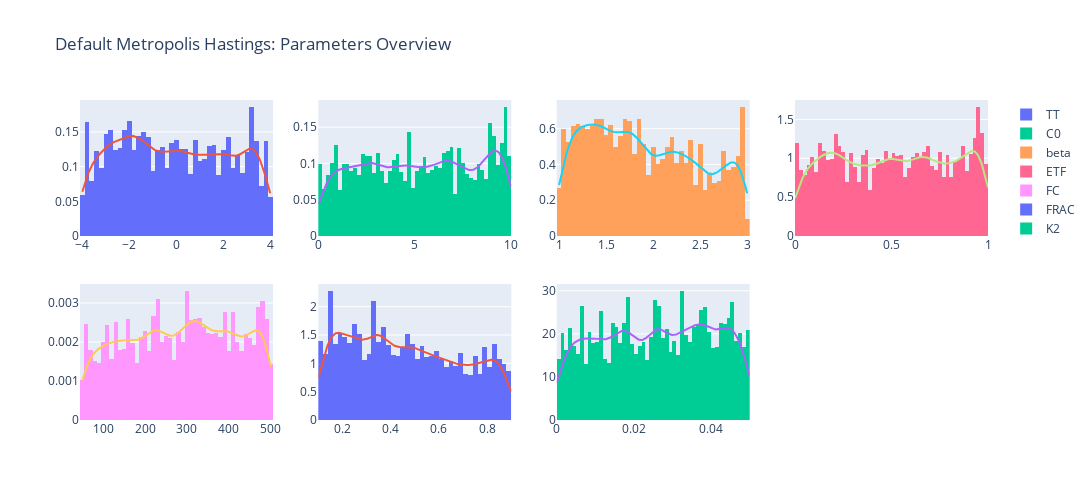

The notebook cell this image was saved under:
### Markdown cell above
# Plotting

### Code cell
fig = make_subplots(rows=2, cols=4)

# Histogram and KDE
for i, col in enumerate(samples.columns):
    row = (i // 4) + 1
    col_idx = (i % 4) + 1

    # Histogram
    fig.add_trace(
        go.Histogram(x=samples[col], name=col, histnorm="probability density"),
        row=row,
        col=col_idx,
    )

    # KDE calculation
    kde = gaussian_kde(samples[col])
    x_values = np.linspace(samples[col].min(), samples[col].max(), 300)
    kde_values = kde(x_values)
    fig.add_trace(
        go.Scatter(
            x=x_values, y=kde_values, mode="lines", name=f"KDE {col}", showlegend=False
        ),
        row=row,
        col=col_idx,
    )

# Update layout
fig.update_layout(
    height=500,
    width=1200,
    title_text="Default Metropolis Hastings: Parameters Overview",
)
fig.show()

### Figure 1 — Plotly figure (JSON) as saved in the notebook; plotly's stock layout.template omitted (floating-point values rounded to 4 significant figures; data arrays with more than 128 entries replaced by an {"elided": "..."} marker saying what was removed)
{"data": [{"histnorm": "probability density", "name": "TT", "type": "histogram", "x": {"elided": "8001 float values"}, "xaxis": "x", "yaxis": "y"}, {"mode": "lines", "name": "KDE TT", "showlegend": false, "type": "scatter", "x": {"elided": "300 float values"}, "xaxis": "x", "y": {"elided": "300 float values"}, "yaxis": "y"}, {"histnorm": "probability density", "name": "C0", "type": "histogram", "x": {"elided": "8001 float values"}, "xaxis": "x2", "yaxis": "y2"}, {"mode": "lines", "name": "KDE C0", "showlegend": false, "type": "scatter", "x": {"elided": "300 float values"}, "xaxis": "x2", "y": {"elided": "300 float values"}, "yaxis": "y2"}, {"histnorm": "probability density", "name": "beta", "type": "histogram", "x": {"elided": "8001 float values"}, "xaxis": "x3", "yaxis": "y3"}, {"mode": "lines", "name": "KDE beta", "showlegend": false, "type": "scatter", "x": {"elided": "300 float values"}, "xaxis": "x3", "y": {"elided": "300 float values"}, "yaxis": "y3"}, {"histnorm": "probability density", "name": "ETF", "type": "histogram", "x": {"elided": "8001 float values"}, "xaxis": "x4", "yaxis": "y4"}, {"mode": "lines", "name": "KDE ETF", "showlegend": false, "type": "scatter", "x": {"elided": "300 float values"}, "xaxis": "x4", "y": {"elided": "300 float values"}, "yaxis": "y4"}, {"histnorm": "probability density", "name": "FC", "type": "histogram", "x": {"elided": "8001 float values"}, "xaxis": "x5", "yaxis": "y5"}, {"mode": "lines", "name": "KDE FC", "showlegend": false, "type": "scatter", "x": {"elided": "300 float values"}, "xaxis": "x5", "y": {"elided": "300 float values"}, "yaxis": "y5"}, {"histnorm": "probability density", "name": "FRAC", "type": "histogram", "x": {"elided": "8001 float values"}, "xaxis": "x6", "yaxis": "y6"}, {"mode": "lines", "name": "KDE FRAC", "showlegend": false, "type": "scatter", "x": {"elided": "300 float values"}, "xaxis": "x6", "y": {"elided": "300 float values"}, "yaxis": "y6"}, {"histnorm": "probability density", "name": "K2", "type": "histogram", "x": {"elided": "8001 float values"}, "xaxis": "x7", "yaxis": "y7"}, {"mode": "lines", "name": "KDE K2", "showlegend": false, "type": "scatter", "x": {"elided": "300 float values"}, "xaxis": "x7", "y": {"elided": "300 float values"}, "yaxis": "y7"}], "layout": {"height": 500, "title": {"text": "Default Metropolis Hastings: Parameters Overview"}, "width": 1200, "xaxis": {"anchor": "y", "domain": [0, 0.2125]}, "xaxis2": {"anchor": "y2", "domain": [0.2625, 0.475]}, "xaxis3": {"anchor": "y3", "domain": [0.525, 0.7375]}, "xaxis4": {"anchor": "y4", "domain": [0.7875, 1]}, "xaxis5": {"anchor": "y5", "domain": [0, 0.2125]}, "xaxis6": {"anchor": "y6", "domain": [0.2625, 0.475]}, "xaxis7": {"anchor": "y7", "domain": [0.525, 0.7375]}, "xaxis8": {"anchor": "y8", "domain": [0.7875, 1]}, "yaxis": {"anchor": "x", "domain": [0.575, 1]}, "yaxis2": {"anchor": "x2", "domain": [0.575, 1]}, "yaxis3": {"anchor": "x3", "domain": [0.575, 1]}, "yaxis4": {"anchor": "x4", "domain": [0.575, 1]}, "yaxis5": {"anchor": "x5", "domain": [0, 0.425]}, "yaxis6": {"anchor": "x6", "domain": [0, 0.425]}, "yaxis7": {"anchor": "x7", "domain": [0, 0.425]}, "yaxis8": {"anchor": "x8", "domain": [0, 0.425]}}}
